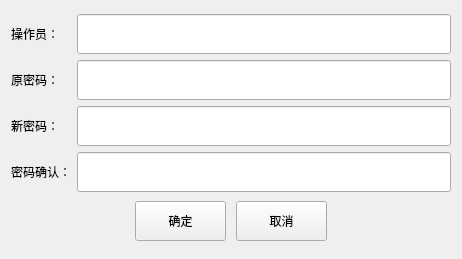
<?xml version="1.0" encoding="UTF-8"?>
<ui version="4.0">
 <class>modify_password</class>
 <widget class="QDialog" name="modify_password">
  <property name="geometry">
   <rect>
    <x>0</x>
    <y>0</y>
    <width>462</width>
    <height>259</height>
   </rect>
  </property>
  <property name="windowTitle">
   <string>Dialog</string>
  </property>
  <layout class="QVBoxLayout" name="verticalLayout">
   <item>
    <layout class="QGridLayout" name="gridLayout" columnstretch="0,1">
     <item row="0" column="0">
      <widget class="QLabel" name="label_2">
       <property name="sizePolicy">
        <sizepolicy hsizetype="Minimum" vsizetype="Fixed">
         <horstretch>0</horstretch>
         <verstretch>0</verstretch>
        </sizepolicy>
       </property>
       <property name="minimumSize">
        <size>
         <width>0</width>
         <height>0</height>
        </size>
       </property>
       <property name="text">
        <string>操作员：</string>
       </property>
      </widget>
     </item>
     <item row="0" column="1">
      <widget class="QLineEdit" name="lineEdit">
       <property name="minimumSize">
        <size>
         <width>0</width>
         <height>40</height>
        </size>
       </property>
      </widget>
     </item>
     <item row="1" column="0">
      <widget class="QLabel" name="label_3">
       <property name="sizePolicy">
        <sizepolicy hsizetype="Minimum" vsizetype="Fixed">
         <horstretch>0</horstretch>
         <verstretch>0</verstretch>
        </sizepolicy>
       </property>
       <property name="minimumSize">
        <size>
         <width>0</width>
         <height>0</height>
        </size>
       </property>
       <property name="text">
        <string>原密码：</string>
       </property>
      </widget>
     </item>
     <item row="1" column="1">
      <widget class="QLineEdit" name="lineEdit_2">
       <property name="minimumSize">
        <size>
         <width>0</width>
         <height>40</height>
        </size>
       </property>
      </widget>
     </item>
     <item row="2" column="0">
      <widget class="QLabel" name="label_4">
       <property name="sizePolicy">
        <sizepolicy hsizetype="Minimum" vsizetype="Fixed">
         <horstretch>0</horstretch>
         <verstretch>0</verstretch>
        </sizepolicy>
       </property>
       <property name="minimumSize">
        <size>
         <width>0</width>
         <height>0</height>
        </size>
       </property>
       <property name="text">
        <string>新密码：</string>
       </property>
      </widget>
     </item>
     <item row="2" column="1">
      <widget class="QLineEdit" name="lineEdit_3">
       <property name="minimumSize">
        <size>
         <width>0</width>
         <height>40</height>
        </size>
       </property>
      </widget>
     </item>
     <item row="3" column="0">
      <widget class="QLabel" name="label_5">
       <property name="sizePolicy">
        <sizepolicy hsizetype="Minimum" vsizetype="Fixed">
         <horstretch>0</horstretch>
         <verstretch>0</verstretch>
        </sizepolicy>
       </property>
       <property name="minimumSize">
        <size>
         <width>0</width>
         <height>0</height>
        </size>
       </property>
       <property name="text">
        <string>密码确认：</string>
       </property>
      </widget>
     </item>
     <item row="3" column="1">
      <widget class="QLineEdit" name="lineEdit_4">
       <property name="minimumSize">
        <size>
         <width>0</width>
         <height>40</height>
        </size>
       </property>
      </widget>
     </item>
    </layout>
   </item>
   <item>
    <layout class="QHBoxLayout" name="horizontalLayout">
     <property name="spacing">
      <number>10</number>
     </property>
     <property name="leftMargin">
      <number>10</number>
     </property>
     <property name="topMargin">
      <number>0</number>
     </property>
     <property name="rightMargin">
      <number>10</number>
     </property>
     <property name="bottomMargin">
      <number>2</number>
     </property>
     <item>
      <spacer name="horizontalSpacer">
       <property name="orientation">
        <enum>Qt::Horizontal</enum>
       </property>
       <property name="sizeHint" stdset="0">
        <size>
         <width>40</width>
         <height>20</height>
        </size>
       </property>
      </spacer>
     </item>
     <item>
      <widget class="QPushButton" name="pushButton_4">
       <property name="sizePolicy">
        <sizepolicy hsizetype="Fixed" vsizetype="Fixed">
         <horstretch>0</horstretch>
         <verstretch>0</verstretch>
        </sizepolicy>
       </property>
       <property name="minimumSize">
        <size>
         <width>91</width>
         <height>40</height>
        </size>
       </property>
       <property name="focusPolicy">
        <enum>Qt::NoFocus</enum>
       </property>
       <property name="text">
        <string>确定</string>
       </property>
       <property name="outer_stylesheet" stdset="0">
        <string>pushbutton</string>
       </property>
      </widget>
     </item>
     <item>
      <widget class="QPushButton" name="pushButton_5">
       <property name="sizePolicy">
        <sizepolicy hsizetype="Fixed" vsizetype="Fixed">
         <horstretch>0</horstretch>
         <verstretch>0</verstretch>
        </sizepolicy>
       </property>
       <property name="minimumSize">
        <size>
         <width>91</width>
         <height>40</height>
        </size>
       </property>
       <property name="focusPolicy">
        <enum>Qt::NoFocus</enum>
       </property>
       <property name="text">
        <string>取消</string>
       </property>
       <property name="outer_stylesheet" stdset="0">
        <string>pushbutton</string>
       </property>
      </widget>
     </item>
     <item>
      <spacer name="horizontalSpacer_2">
       <property name="orientation">
        <enum>Qt::Horizontal</enum>
       </property>
       <property name="sizeHint" stdset="0">
        <size>
         <width>40</width>
         <height>20</height>
        </size>
       </property>
      </spacer>
     </item>
    </layout>
   </item>
  </layout>
 </widget>
 <resources/>
 <connections/>
</ui>
